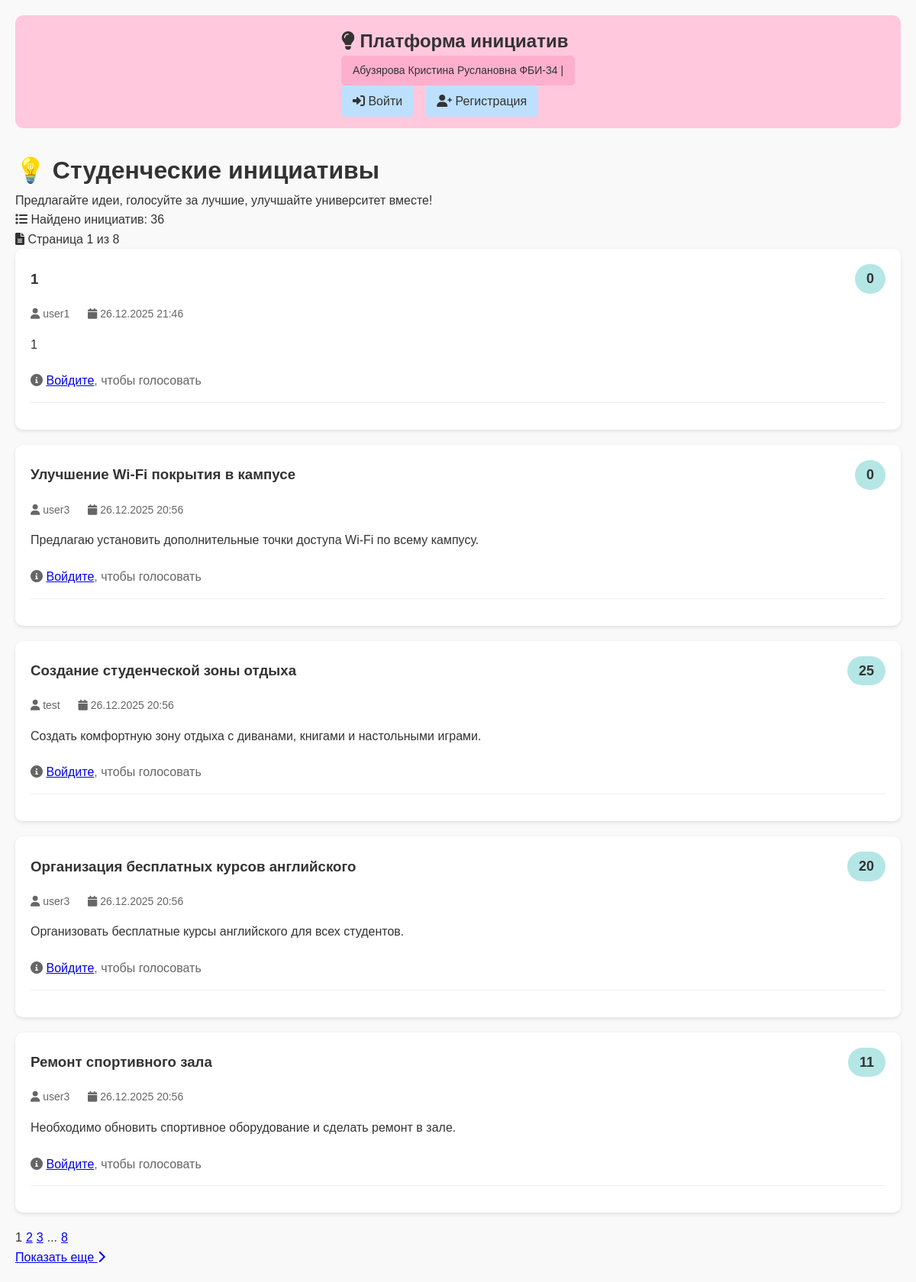
Before: / with the older database file.
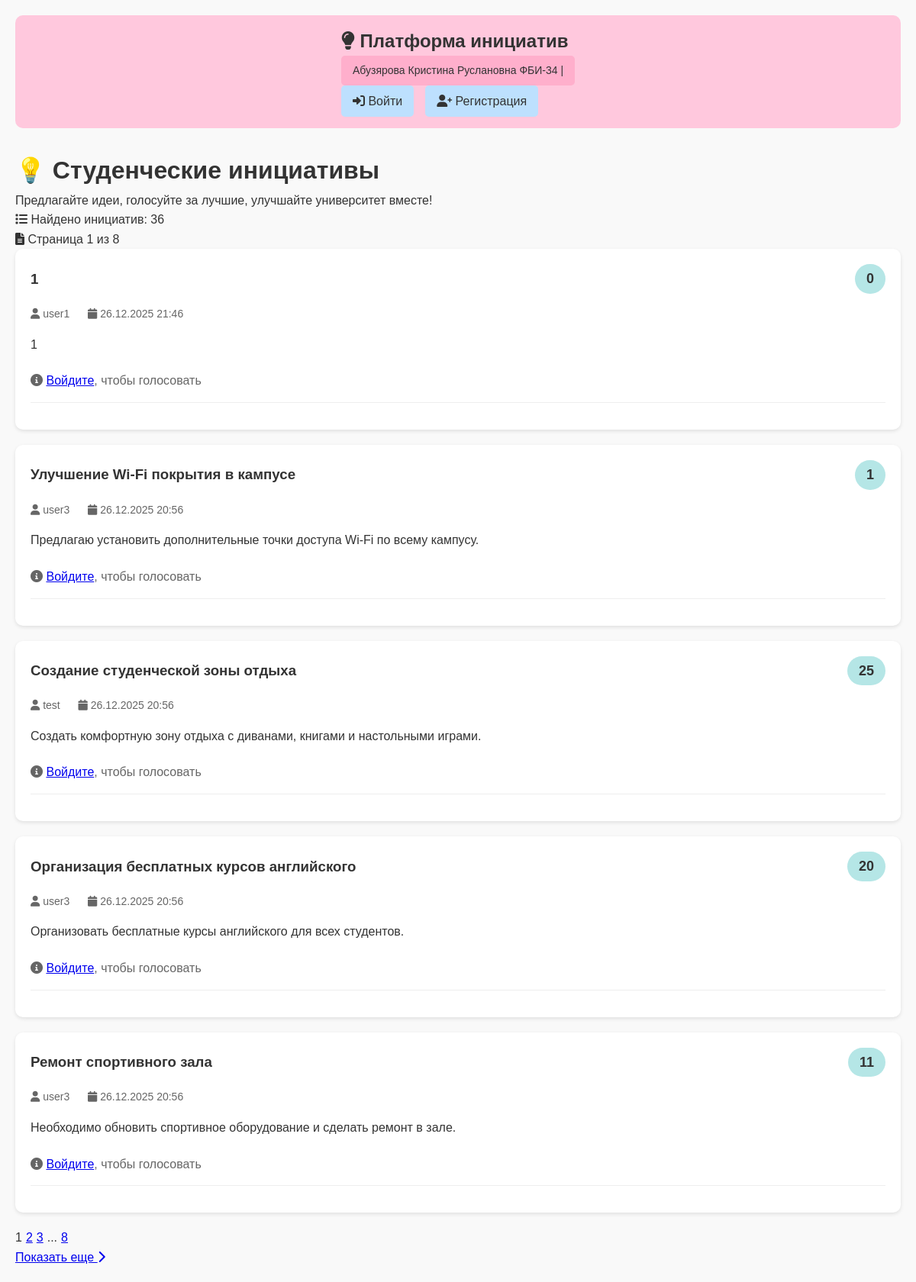
After: the same page with the newer database file.
### app.py (models this page shows, shortened)
class Initiative(db.Model):
    id = db.Column(db.Integer, primary_key=True)
    title = db.Column(db.String(200), nullable=False)
    content = db.Column(db.Text, nullable=False)
    created_at = db.Column(db.DateTime, default=datetime.utcnow)
    score = db.Column(db.Integer, default=0)
    user_id = db.Column(db.Integer, db.ForeignKey('user.id'), nullable=False)
    author = db.relationship('User', backref='initiatives')

class User(db.Model):
    id = db.Column(db.Integer, primary_key=True)
    username = db.Column(db.String(80), unique=True, nullable=False)
    password_hash = db.Column(db.String(200), nullable=False)
    is_admin = db.Column(db.Boolean, default=False)
    created_at = db.Column(db.DateTime, default=datetime.utcnow)

### app.py (the view)
@app.route('/')
def index():
    page = request.args.get('page', 1, type=int)
    initiatives_query = Initiative.query.order_by(
        Initiative.created_at.desc()
    ).paginate(
        page=page,
        per_page=app.config['INITIATIVES_PER_PAGE'],
        error_out=False
    )
    current_user = get_current_user()
    user_votes = {}
    if current_user:
        votes = Vote.query.filter_by(user_id=current_user.id).all()
        for vote in votes:
            user_votes[vote.initiative_id] = vote.value
    initiatives_data = []
    for initiative in initiatives_query.items:
        initiatives_data.append({
            'id': initiative.id,
            'title': initiative.title,
            'content': initiative.content,
            'score': initiative.score,
            'created_at': initiative.created_at,
            'author': initiative.author,
            'author_id': initiative.user_id,
            'user_vote': user_votes.get(initiative.id)
        })
    return render_template('index.html',
                         initiatives=initiatives_data,
                         pagination=initiatives_query,
                         current_user=current_user,
                         student_info=STUDENT_INFO)

### app.py (called while the page is built)
def get_current_user():
    if 'user_id' in session:
        return User.query.get(session['user_id'])
    return None

### templates/index.html (shortened to what this page needs)
{% extends "base.html" %}
{% block content %}
<div class="page-header">
    <h1>💡 Студенческие инициативы</h1>
    <p>Предлагайте идеи, голосуйте за лучшие, улучшайте университет вместе!</p>
</div>
{% if initiatives %}
    <div class="initiatives-count">
        <p><i class="fas fa-list"></i> Найдено инициатив: {{ pagination.total }}</p>
        {% if pagination.pages > 1 %}
        <p><i class="fas fa-file-alt"></i> Страница {{ pagination.page }} из {{ pagination.pages }}</p>
        {% endif %}
    </div>
    {% for initiative in initiatives %}
    <div class="initiative-card">
        <div class="initiative-header">
            <h3>{{ initiative.title }}</h3>
            <div class="score {{ 'positive' if initiative.score >= 0 else 'negative' }}">
                {{ initiative.score }}
            </div>
        </div>
        <div class="initiative-meta">
            <span><i class="fas fa-user"></i> {{ initiative.author.username }}</span>
            <span><i class="fas fa-calendar"></i> {{ initiative.created_at.strftime('%d.%m.%Y %H:%M') }}</span>
        </div>
        <div class="initiative-content">
            {{ initiative.content }}
        </div>
        <div class="vote-buttons">
            {% if current_user %}
                <a href="{{ url_for('vote', initiative_id=initiative.id, value=1, page=pagination.page) }}"
                   class="btn-vote upvote {% if initiative.user_vote == 1 %}active{% endif %}">
                    <i class="fas fa-thumbs-up"></i>
                    Поддержать
                    {% if initiative.user_vote == 1 %}<span style="margin-left: 5px;">✓</span>{% endif %}
                </a>
                <a href="{{ url_for('vote', initiative_id=initiative.id, value=-1, page=pagination.page) }}"
                   class="btn-vote downvote {% if initiative.user_vote == -1 %}active{% endif %}">
                    <i class="fas fa-thumbs-down"></i>
                    Против
                    {% if initiative.user_vote == -1 %}<span style="margin-left: 5px;">✓</span>{% endif %}
                </a>
            {% else %}
                <p style="color: #666; flex: 1;">
                    <i class="fas fa-info-circle"></i>
                    <a href="{{ url_for('login') }}">Войдите</a>, чтобы голосовать
                </p>
            {% endif %}
        </div>
        <div class="action-buttons">
        </div>
    </div>
    {% endfor %}
    {% if pagination.pages > 1 %}
    <div class="pagination">
        <div style="display: flex; gap: 5px;">
            {% for page_num in pagination.iter_pages(left_edge=1, right_edge=1, left_current=1, right_current=2) %}
                {% if page_num %}
                    {% if page_num == pagination.page %}
                    <span class="page-number active">{{ page_num }}</span>
                    {% else %}
                    <a href="{{ url_for('index', page=page_num) }}" class="page-number">{{ page_num }}</a>
                    {% endif %}
                {% else %}
                <span>...</span>
                {% endif %}
            {% endfor %}
        </div>
        {% if pagination.has_next %}
        <a href="{{ url_for('index', page=pagination.next_num) }}" class="page-link">
            Показать еще <i class="fas fa-chevron-right"></i>
        </a>
        {% endif %}
    </div>
    {% endif %}
{% endif %}
{% endblock %}

Changed rows visible on the page:
changed Initiative "Улучшение Wi-Fi покрытия в кампусе": score "0" → "1"
